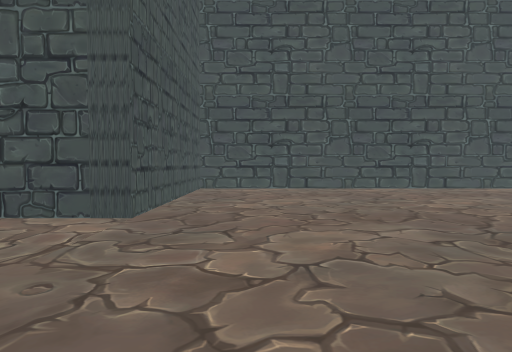
[1] (above)

16 first-person views from a walk through a scene from a Unity 3-D project. The camera is 1.3 m above the floor, tilts 2° down and sees 75° across. The floor is counted in squares, 2 m on a side. Each view is taken from the middle of a square. On the plan, view 1 faces up. The plan holds only what a view shows up to about 10 squares ahead; the rest is blank. The place goes on beyond the plan.

[2]
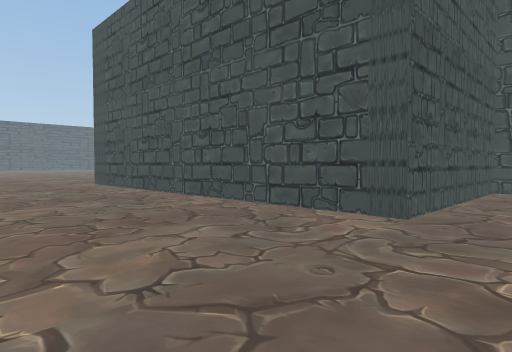

[3]
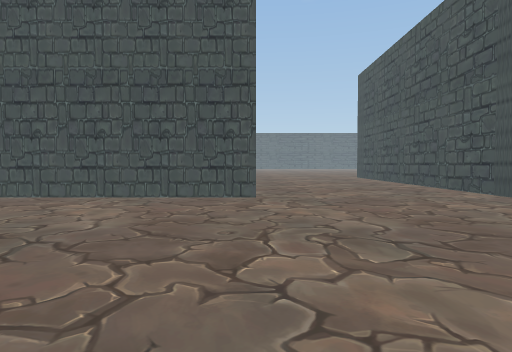

[4]
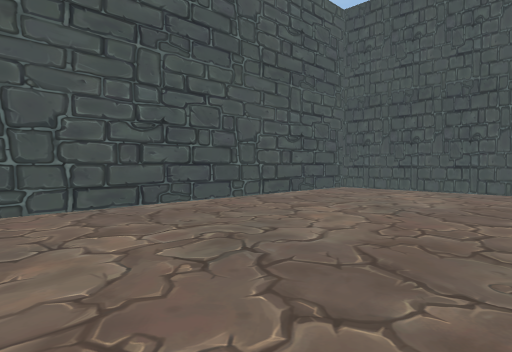

[5]
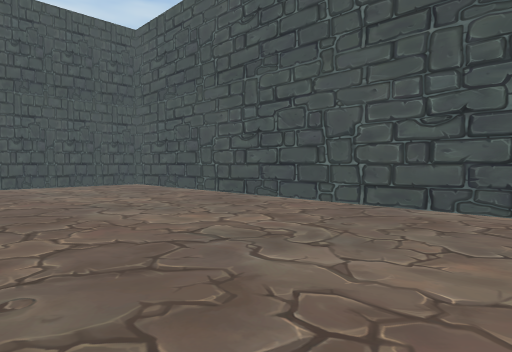

[6]
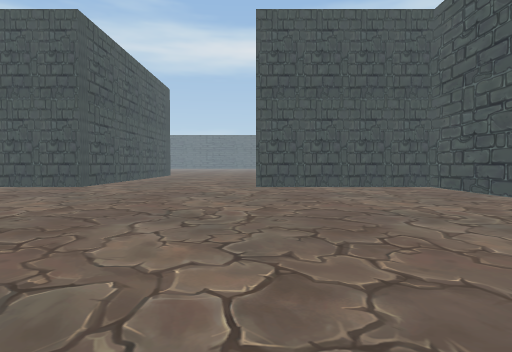

[7]
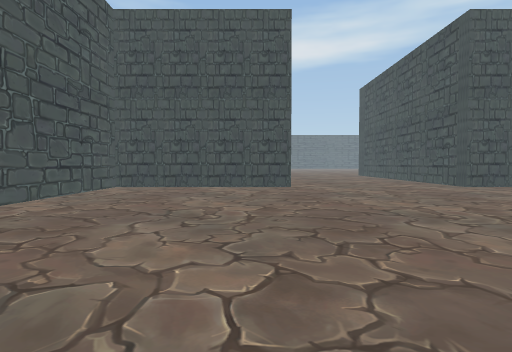

[8]
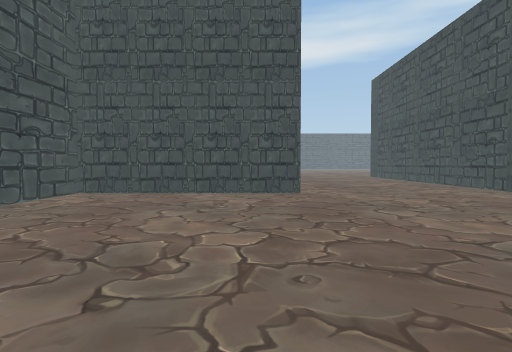

[9]
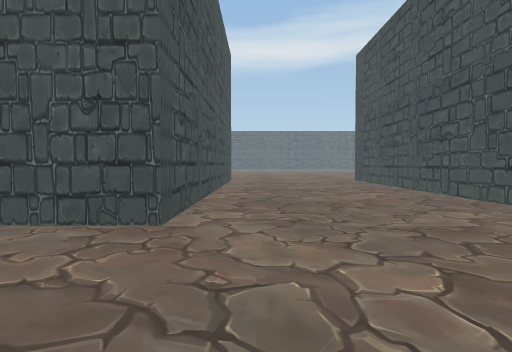

[10]
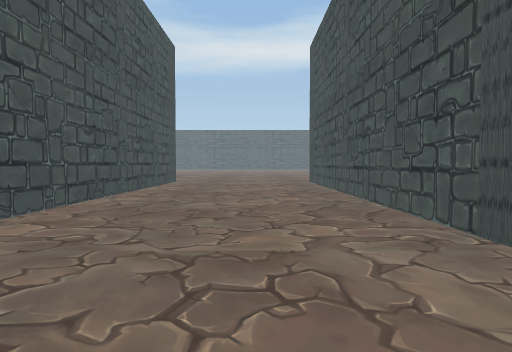

[11]
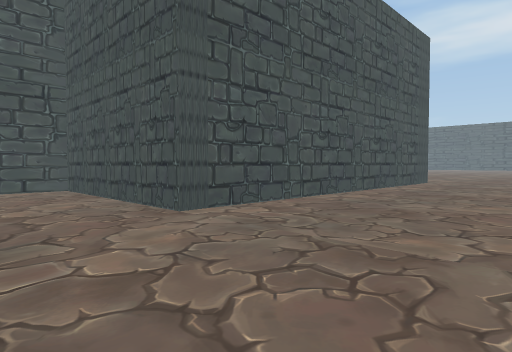

[12]
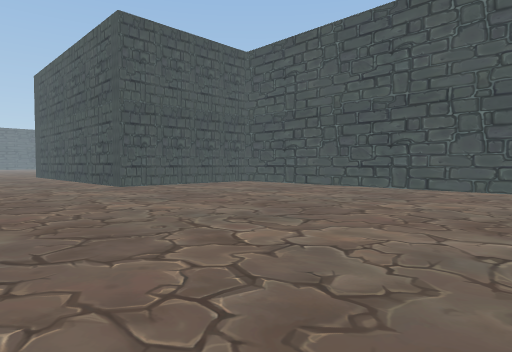

[13]
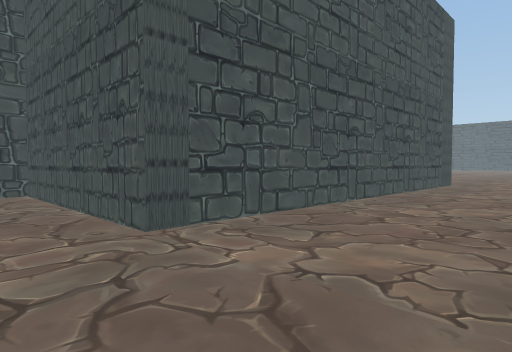

[14]
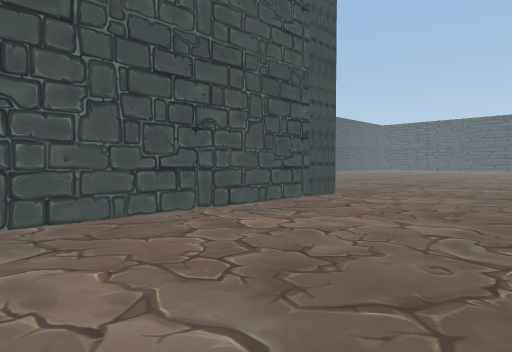

[15]
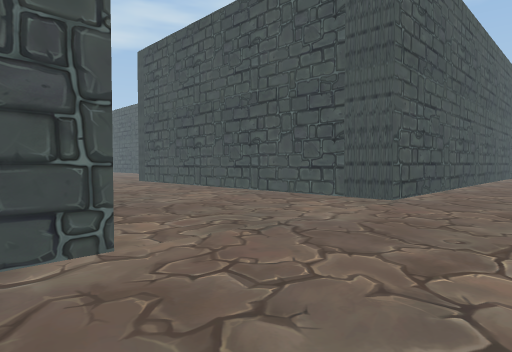

[16]
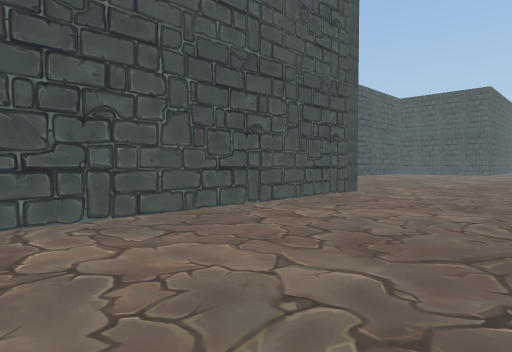

### Floor plan
Points are (right, up) in squares from view 1. A wall is a line through its corners. A room is listed if a view was taken in it or the views show most of it. See-through windows are left out.
Room 1 (views 1, 2, 3, 4, 5, 6, 7, 8, 9, 10, 11, 12, 13, 14, 16)
walls: (7, 9) (-1.5, 9) (-1.5, 4) (-10.2, 4); (21.2, 4) (13.5, 4) (13.5, 9) (9.1, 9); (-11.5, 3.9) (-11.5, 4.8); (-11.5, -1) (-1.5, -1) (-1.5, -6) (13.5, -6) (13.5, -1) (21, -1)
ways out: opening at (-12.7, 2.5) to room 2
Room 2 (view 15)
walls: (-11.5, -6.6) (-11.5, -1)
ways out: opening at (-12.7, 2.5) to room 1

Positions as (right, up) in squares from view 1, and headings:
1: (0, 0), facing up
2: (0, 0), facing up-left
3: (5, -1), facing left
4: (7, -1), facing down-left
5: (3, -1), facing down-right
6: (4, -1), facing right
7: (4, 5), facing right
8: (6, 5), facing right
9: (10, 3), facing right
10: (11, 1), facing right
11: (11, 0), facing up-right
12: (8, 0), facing up-left
13: (0, 2), facing down-left
14: (-5, 3), facing down-left
15: (-14, 5), facing down-right
16: (21, 3), facing down-left
